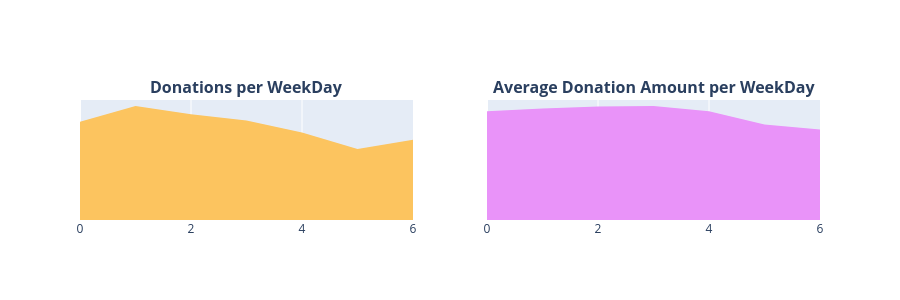

The notebook cell this image was saved under:
### Markdown cell above
### Donaciones por día de la semana
- 3.4.7 Número de donaciones por día de la semana
- 3.4.8 Promedio de donaciones por día de la semana

### Code cell
t4 = donations_df.groupby(['Donation Weekday']).agg({'Donation Year' : 'count', 'Donation Amount' : 'mean'}).reset_index().rename(columns={'Donation Year' : 'Total Donations', 'Donation Amount' : 'Average Amount'})
x = t4['Donation Weekday']
y1 = t4['Total Donations']
y2 = t4['Average Amount']
trace1 = go.Scatter(x=x, y=y1, fill='tozeroy', fillcolor = '#fcc45f', mode= 'none')
trace2 = go.Scatter(x=x, y=y2, fill='tozeroy', fillcolor = "#e993f9", mode= 'none')
fig = tools.make_subplots(rows=1, cols=2, print_grid=False, subplot_titles = ["<b>Donations per WeekDay</b>", "<b>Average Donation Amount per WeekDay</b>"])
fig.append_trace(trace1, 1, 1);
fig.append_trace(trace2, 1, 2);

fig['layout'].update(height=300, showlegend=False, yaxis=dict(
        autorange=True,
        showgrid=False,
        zeroline=False,
        showline=False,
        ticks='',
        showticklabels=False
    ), yaxis2=dict(
        autorange=True,
        showgrid=False,
        zeroline=False,
        showline=False,
        ticks='',
        showticklabels=False
    ));
iplot(fig);

### Figure 1 — Plotly figure (JSON) as saved in the notebook; plotly's stock layout.template omitted (floating-point values rounded to 4 significant figures)
{"data": [{"fill": "tozeroy", "fillcolor": "#fcc45f", "mode": "none", "type": "scatter", "x": [0, 1, 2, 3, 4, 5, 6], "xaxis": "x", "y": [702456, 814455, 754823, 711283, 624530, 507669, 572668], "yaxis": "y"}, {"fill": "tozeroy", "fillcolor": "#e993f9", "mode": "none", "type": "scatter", "x": [0, 1, 2, 3, 4, 5, 6], "xaxis": "x2", "y": [61.59, 63.22, 64.24, 64.57, 61.56, 54.08, 51.22], "yaxis": "y2"}], "layout": {"annotations": [{"font": {"size": 16}, "showarrow": false, "text": "<b>Donations per WeekDay</b>", "x": 0.225, "xanchor": "center", "xref": "paper", "y": 1, "yanchor": "bottom", "yref": "paper"}, {"font": {"size": 16}, "showarrow": false, "text": "<b>Average Donation Amount per WeekDay</b>", "x": 0.775, "xanchor": "center", "xref": "paper", "y": 1, "yanchor": "bottom", "yref": "paper"}], "height": 300, "showlegend": false, "xaxis": {"anchor": "y", "domain": [0, 0.45]}, "xaxis2": {"anchor": "y2", "domain": [0.55, 1]}, "yaxis": {"anchor": "x", "autorange": true, "domain": [0, 1], "showgrid": false, "showline": false, "showticklabels": false, "ticks": "", "zeroline": false}, "yaxis2": {"anchor": "x2", "autorange": true, "domain": [0, 1], "showgrid": false, "showline": false, "showticklabels": false, "ticks": "", "zeroline": false}}}
